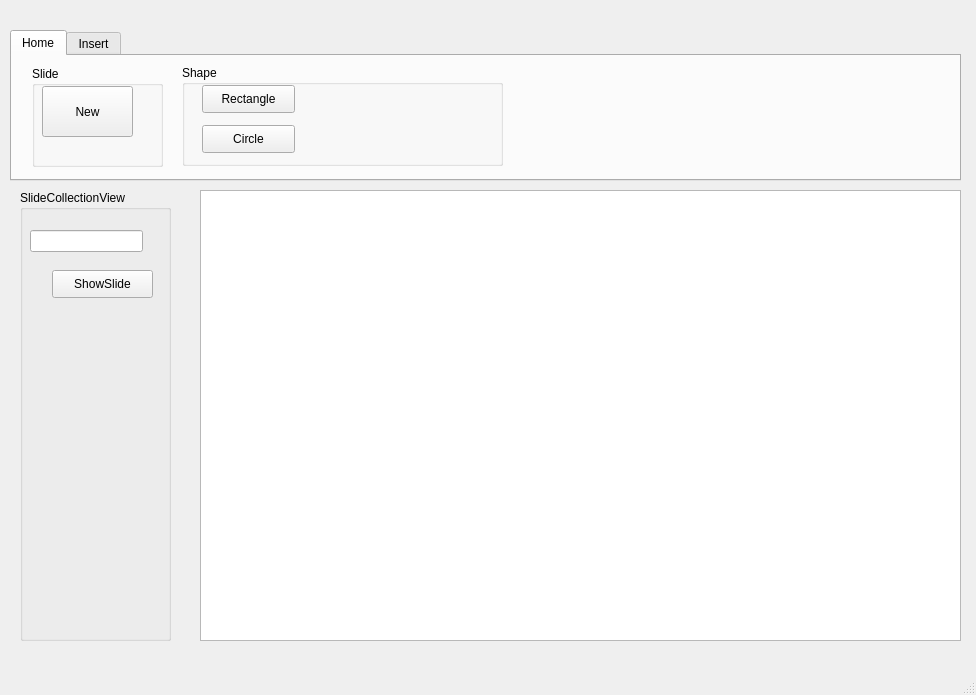
<?xml version="1.0" encoding="UTF-8"?>
<ui version="4.0">
 <class>MainWindow</class>
 <widget class="QMainWindow" name="MainWindow">
  <property name="geometry">
   <rect>
    <x>0</x>
    <y>0</y>
    <width>976</width>
    <height>695</height>
   </rect>
  </property>
  <property name="windowTitle">
   <string>MainWindow</string>
  </property>
  <widget class="QWidget" name="centralwidget">
   <widget class="QTabWidget" name="tabWidget">
    <property name="geometry">
     <rect>
      <x>10</x>
      <y>30</y>
      <width>951</width>
      <height>151</height>
     </rect>
    </property>
    <property name="currentIndex">
     <number>0</number>
    </property>
    <widget class="QWidget" name="tab">
     <attribute name="title">
      <string>Home</string>
     </attribute>
     <widget class="QGroupBox" name="groupBox">
      <property name="geometry">
       <rect>
        <x>20</x>
        <y>10</y>
        <width>131</width>
        <height>101</height>
       </rect>
      </property>
      <property name="title">
       <string>Slide</string>
      </property>
      <widget class="QPushButton" name="newslide">
       <property name="geometry">
        <rect>
         <x>10</x>
         <y>20</y>
         <width>91</width>
         <height>51</height>
        </rect>
       </property>
       <property name="text">
        <string>New</string>
       </property>
      </widget>
     </widget>
     <widget class="QGroupBox" name="groupBox_3">
      <property name="geometry">
       <rect>
        <x>170</x>
        <y>9</y>
        <width>321</width>
        <height>101</height>
       </rect>
      </property>
      <property name="title">
       <string>Shape</string>
      </property>
      <widget class="QPushButton" name="Rectangle">
       <property name="geometry">
        <rect>
         <x>20</x>
         <y>20</y>
         <width>93</width>
         <height>28</height>
        </rect>
       </property>
       <property name="text">
        <string>Rectangle</string>
       </property>
      </widget>
      <widget class="QPushButton" name="Circle">
       <property name="geometry">
        <rect>
         <x>20</x>
         <y>60</y>
         <width>93</width>
         <height>28</height>
        </rect>
       </property>
       <property name="text">
        <string>Circle</string>
       </property>
      </widget>
     </widget>
    </widget>
    <widget class="QWidget" name="tab_2">
     <attribute name="title">
      <string>Insert</string>
     </attribute>
    </widget>
   </widget>
   <widget class="QGraphicsView" name="graphicsView">
    <property name="geometry">
     <rect>
      <x>200</x>
      <y>190</y>
      <width>761</width>
      <height>451</height>
     </rect>
    </property>
   </widget>
   <widget class="QGroupBox" name="groupBox_2">
    <property name="geometry">
     <rect>
      <x>20</x>
      <y>190</y>
      <width>151</width>
      <height>451</height>
     </rect>
    </property>
    <property name="title">
     <string>SlideCollectionView</string>
    </property>
    <widget class="QLineEdit" name="slidenumber">
     <property name="geometry">
      <rect>
       <x>10</x>
       <y>40</y>
       <width>113</width>
       <height>22</height>
      </rect>
     </property>
    </widget>
    <widget class="QPushButton" name="showslideforindex">
     <property name="geometry">
      <rect>
       <x>32</x>
       <y>80</y>
       <width>101</width>
       <height>28</height>
      </rect>
     </property>
     <property name="text">
      <string>ShowSlide</string>
     </property>
    </widget>
   </widget>
  </widget>
  <widget class="QMenuBar" name="menubar">
   <property name="geometry">
    <rect>
     <x>0</x>
     <y>0</y>
     <width>976</width>
     <height>26</height>
    </rect>
   </property>
  </widget>
  <widget class="QStatusBar" name="statusbar"/>
 </widget>
 <resources/>
 <connections/>
</ui>
